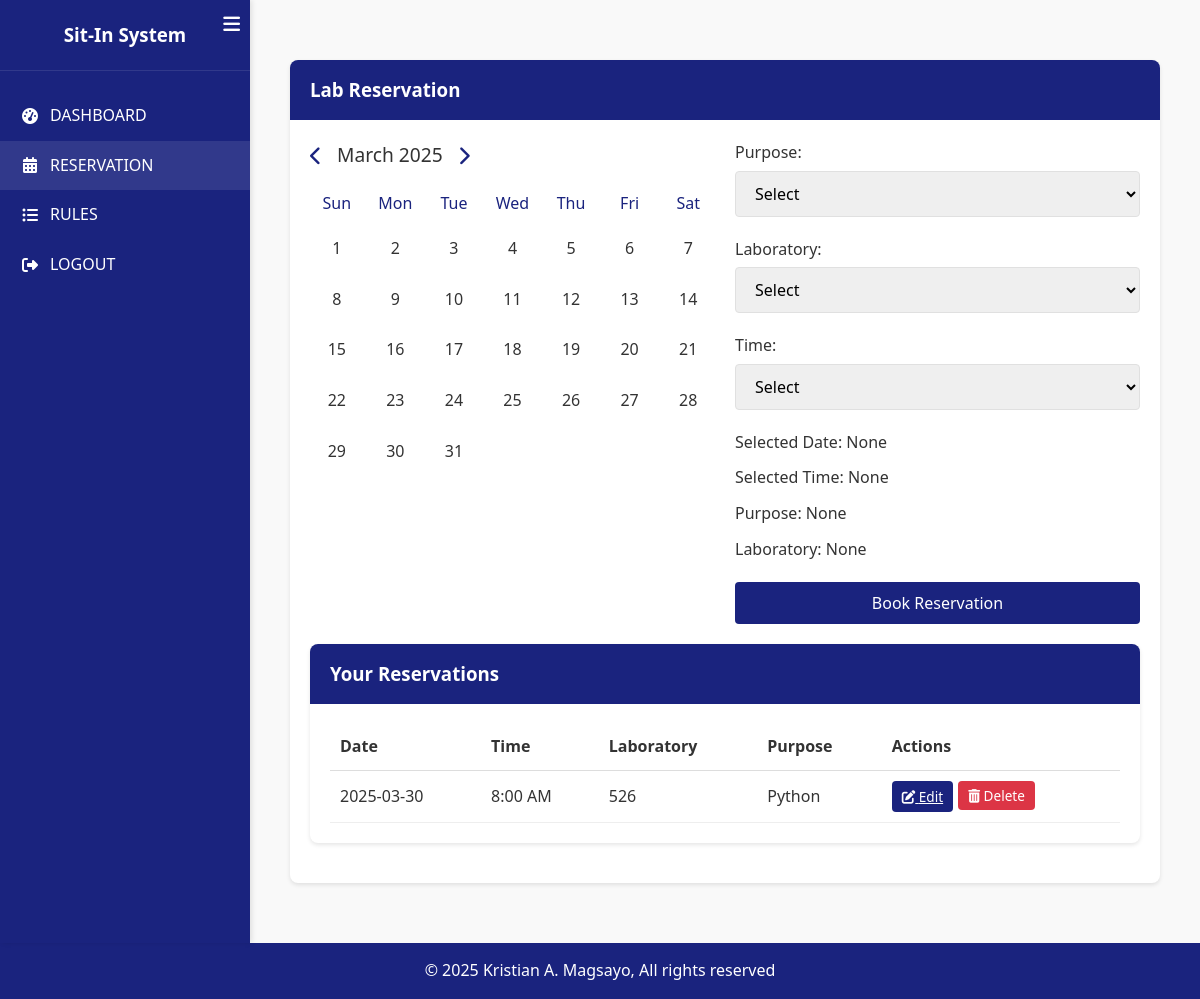
Page /reservation (signed in) on the committed database.
### tables this page shows
CREATE TABLE reservations (
        id INTEGER PRIMARY KEY AUTOINCREMENT,
        user_id INTEGER NOT NULL,
        laboratory TEXT NOT NULL,
        purpose TEXT NOT NULL,
        reservation_date TEXT NOT NULL,
        time_slot TEXT NOT NULL,
        created_at TIMESTAMP DEFAULT CURRENT_TIMESTAMP,
        FOREIGN KEY (user_id) REFERENCES users (id)
    );

### app.py (the view)
@app.route('/reservation')
@login_required
def reservation():
    user = get_user(session['user_id'])
    now = datetime.datetime.now()
    month = now.month
    year = now.year
    laboratories = ['524', '526', '542', '528', 'Mac']
    purposes = ['Python', 'Java programming', 'JavaScript', 'C++', 'C#', 'PHP', 'Ruby', 'Other']
    time_slots = ['8:00 AM', '9:00 AM', '10:00 AM', '11:00 AM', '12:00 PM',
                  '1:00 PM', '2:00 PM', '3:00 PM', '4:00 PM', '5:00 PM']
    first_day = datetime.date(year, month, 1)
    num_days = (datetime.date(year, month + 1, 1) - first_day).days if month < 12 else (datetime.date(year + 1, 1, 1) - first_day).days
    calendar_days = []
    for i in range(1, num_days + 1):
        calendar_days.append(datetime.date(year, month, i))
    db = get_db()
    user_reservations = db.execute('''
    SELECT * FROM reservations
    WHERE user_id = ?
    ORDER BY reservation_date
    ''', (session['user_id'],)).fetchall()
    return render_template('reservation.html',
                          user=user,
                          laboratories=laboratories,
                          purposes=purposes,
                          time_slots=time_slots,
                          calendar_days=calendar_days,
                          current_month=now.strftime('%B %Y'),
                          user_reservations=user_reservations)

### app.py (called while the page is built)
def get_db():
    db = getattr(g, '_database', None)
    if db is None:
        db = g._database = sqlite3.connect(DATABASE)
        db.row_factory = sqlite3.Row
    return db

@app.teardown_appcontext
def close_connection(exception):
    db = getattr(g, '_database', None)
    if db is not None:
        db.close()

def login_required(f):
    @wraps(f)
    def decorated_function(*args, **kwargs):
        if 'user_id' not in session:
            flash('Please log in to access this page', 'warning')
            return redirect(url_for('login'))
        return f(*args, **kwargs)
    return decorated_function

def get_user(user_id):
    db = get_db()
    user = db.execute('SELECT * FROM users WHERE id = ?', (user_id,)).fetchone()
    return user

### templates/reservation.html (shortened to what this page needs)
{% extends 'base.html' %}
{% block dashboard_layout %}
<div class="dashboard">
    <div class="sidebar" id="sidebar">
        <button class="sidebar-toggle" id="sidebarToggle">
            <i class="fas fa-bars"></i>
        </button>
        <div class="sidebar-logo" onclick="window.location.href='{{ url_for('index') }}'">
            <h3>Sit-In System</h3>
        </div>
        <div class="sidebar-nav">
            <a href="{{ url_for('dashboard') }}">
                <i class="fas fa-tachometer-alt"></i> <span>DASHBOARD</span>
            </a>
            <a href="{{ url_for('reservation') }}" class="active">
                <i class="fas fa-calendar-alt"></i> <span>RESERVATION</span>
            </a>
            <a href="{{ url_for('rules') }}">
                <i class="fas fa-list-ul"></i> <span>RULES</span>
            </a>
            <a href="{{ url_for('logout') }}">
                <i class="fas fa-sign-out-alt"></i> <span>LOGOUT</span>
            </a>
        </div>
    </div>
    <div class="content-area">
        <div class="main-content">
            <div class="card">
                <div class="card-header">
                    <h3>Lab Reservation</h3>
                </div>
                <div class="card-body">
                    <div class="calendar-container">
                        <div class="calendar">
                            <div class="calendar-header">
                                <div class="calendar-nav">
                                    <button class="prev-month"><i class="fas fa-chevron-left"></i></button>
                                    <div class="calendar-month">{{ current_month }}</div>
                                    <button class="next-month"><i class="fas fa-chevron-right"></i></button>
                                </div>
                            </div>
                            <div class="calendar-grid">
                                <div class="calendar-day-header">Sun</div>
                                <div class="calendar-day-header">Mon</div>
                                <div class="calendar-day-header">Tue</div>
                                <div class="calendar-day-header">Wed</div>
                                <div class="calendar-day-header">Thu</div>
                                <div class="calendar-day-header">Fri</div>
                                <div class="calendar-day-header">Sat</div>
                                {% for day in range(1, 32) %}
                                    <div class="calendar-day" data-date="2025-03-{{ '%02d' % day }}">{{ day }}</div>
                                {% endfor %}
                            </div>
                        </div>
                        <div class="reservation-form">
                            <form action="{{ url_for('book_reservation') }}" method="POST">
                                <div class="form-group">
                                    <label for="purpose-select">Purpose:</label>
                                    <select id="purpose-select" class="form-control" required>
                                        <option value="">Select</option>
                                    </select>
                                </div>
                                <div class="form-group">
                                    <label for="laboratory-select">Laboratory:</label>
                                    <select id="laboratory-select" class="form-control" required>
                                        <option value="">Select</option>
                                    </select>
                                </div>
                                <div class="form-group">
                                    <label for="time-slot-select">Time:</label>
                                    <select id="time-slot-select" class="form-control" required>
                                        <option value="">Select</option>
                                    </select>
                                </div>
                                <div class="reservation-details">
                                    <div class="detail-item">Selected Date: <span id="selected-date-display">None</span></div>
                                    <div class="detail-item">Selected Time: <span id="selected-time">None</span></div>
                                    <div class="detail-item">Purpose: <span id="selected-purpose">None</span></div>
                                    <div class="detail-item">Laboratory: <span id="selected-laboratory">None</span></div>
                                </div>
                                <button type="submit" class="btn btn-block" style="margin-top: 20px;">Book Reservation</button>
                            </form>
                        </div>
                    </div>
                    <div class="card" style="margin-top: 20px;">
                        <div class="card-header">
                            <h3>Your Reservations</h3>
                        </div>
                        <div class="card-body">
                            {% if user_reservations %}
                                <table style="width: 100%; border-collapse: collapse;">
                                    <thead>
                                        <tr>
                                            <th style="padding: 10px; text-align: left; border-bottom: 1px solid #ddd;">Date</th>
                                            <th style="padding: 10px; text-align: left; border-bottom: 1px solid #ddd;">Time</th>
                                            <th style="padding: 10px; text-align: left; border-bottom: 1px solid #ddd;">Laboratory</th>
                                            <th style="padding: 10px; text-align: left; border-bottom: 1px solid #ddd;">Purpose</th>
                                            <th style="padding: 10px; text-align: left; border-bottom: 1px solid #ddd;">Actions</th>
                                        </tr>
                                    </thead>
                                    <tbody>
                                        {% for reservation in user_reservations %}
                                            <tr>
                                                <td style="padding: 10px; border-bottom: 1px solid #eee;">{{ reservation['reservation_date'] }}</td>
                                                <td style="padding: 10px; border-bottom: 1px solid #eee;">{{ reservation['time_slot'] }}</td>
                                                <td style="padding: 10px; border-bottom: 1px solid #eee;">{{ reservation['laboratory'] }}</td>
                                                <td style="padding: 10px; border-bottom: 1px solid #eee;">{{ reservation['purpose'] }}</td>
                                                <td style="padding: 10px; border-bottom: 1px solid #eee;">
                                                    <div class="btn-group">
                                                        <a href="{{ url_for('edit_reservation', reservation_id=reservation['id']) }}" class="btn btn-sm btn-primary">
                                                            <i class="fas fa-edit"></i> Edit
                                                        </a>
                                                        <form action="{{ url_for('delete_reservation', reservation_id=reservation['id']) }}" method="POST" style="display: inline-block;">
                                                            <button type="submit" class="btn btn-sm btn-danger" onclick="return confirm('Are you sure you want to delete this reservation?');">
                                                                <i class="fas fa-trash-alt"></i> Delete
                                                            </button>
                                                        </form>
                                                    </div>
                                                </td>
                                            </tr>
                                        {% endfor %}
                                    </tbody>
                                </table>
                            {% else %}
                                <p>You don't have any reservations yet.</p>
                            {% endif %}
                        </div>
                    </div>
                </div>
            </div>
        </div>
    </div>
</div>
{% endblock %}

### static/css/style.css (style rules this page uses)
:root { --primary-color: #1a237e; --secondary-color: #ffc107; --accent-color: #673ab7; --background-color: #f9f9f9; --text-color: #333; --light-gray: #e0e0e0; --white: #ffffff; --shadow: 0 2px 4px rgba(0, 0, 0, 0.1); }
* { margin: 0; padding: 0; box-sizing: border-box; font-family: 'Segoe UI', Tahoma, Geneva, Verdana, sans-serif; }
body { background-color: var(--background-color); color: var(--text-color); line-height: 1.6; }
.main-content { padding: 20px; max-width: 1200px; margin: 0 auto; }
.form-group { margin-bottom: 20px; }
.form-group label { display: block; margin-bottom: 5px; font-weight: 500; color: var(--text-color); }
.form-control { width: 100%; padding: 10px 15px; border: 1px solid var(--light-gray); border-radius: 4px; font-size: 16px; transition: border-color 0.3s; }
.btn { display: inline-block; padding: 10px 20px; background-color: var(--primary-color); color: var(--white); border: none; border-radius: 4px; cursor: pointer; font-size: 16px; font-weight: 500; text-align: center; transition: background-color 0.3s, transform 0.1s; }
.btn-block { display: block; width: 100%; }
.dashboard { display: flex; min-height: 100vh; }
.sidebar { width: 250px; background-color: var(--primary-color); color: var(--white); padding: 20px 0; box-shadow: 2px 0 5px rgba(0, 0, 0, 0.1); transition: width 0.3s ease; position: relative; }
.sidebar-toggle { position: absolute; top: 10px; right: 10px; color: white; background: none; border: none; font-size: 1.2rem; cursor: pointer; z-index: 10; }
.sidebar-logo { text-align: center; padding: 0 20px 20px; border-bottom: 1px solid rgba(255, 255, 255, 0.1); cursor: pointer; }
.sidebar-logo h3 { transition: opacity 0.3s ease; }
.sidebar-nav { margin-top: 20px; }
.sidebar-nav a { display: flex; align-items: center; padding: 12px 20px; color: var(--white); text-decoration: none; transition: background-color 0.3s; white-space: nowrap; }
.sidebar-nav a:hover, .sidebar-nav a.active { background-color: rgba(255, 255, 255, 0.1); }
.sidebar-nav i { margin-right: 10px; width: 20px; text-align: center; }
.sidebar-nav span { transition: opacity 0.3s ease; }
.content-area { flex: 1; padding: 20px; overflow-y: auto; }
.card { background-color: var(--white); border-radius: 8px; box-shadow: var(--shadow); margin-bottom: 20px; overflow: hidden; }
.card-header { padding: 15px 20px; background-color: var(--primary-color); color: var(--white); font-weight: 500; display: flex; justify-content: space-between; align-items: center; }
.card-body { padding: 20px; }
.calendar-container { display: flex; flex-wrap: wrap; gap: 20px; }
.calendar { flex: 1; min-width: 300px; }
.calendar-header { display: flex; justify-content: space-between; align-items: center; margin-bottom: 15px; }
.calendar-nav { display: flex; gap: 15px; }
.calendar-nav button { background: none; border: none; font-size: 1.2rem; cursor: pointer; color: var(--primary-color); }
.calendar-month { font-weight: 500; font-size: 1.2rem; }
.calendar-grid { display: grid; grid-template-columns: repeat(7, 1fr); gap: 5px; }
.calendar-day-header { text-align: center; font-weight: 500; color: var(--primary-color); padding: 5px; }
.calendar-day { text-align: center; padding: 10px; border-radius: 4px; cursor: pointer; transition: background-color 0.3s; }
.reservation-form { flex: 1; min-width: 300px; }
.reservation-details { margin-top: 20px; }
.detail-item { margin-bottom: 10px; }
.btn-group { display: flex; gap: 5px; }
.btn-sm { padding: 5px 10px; font-size: 0.85rem; }
.btn-primary { background-color: var(--primary-color); color: var(--white); }
.btn-danger { background-color: #dc3545; color: var(--white); }

### rows in the picture
reservations: reservation_date "2025-03-30", time_slot "8:00 AM", laboratory "526", purpose "Python"

### other values in the picture
{{ day }} "1" "2" "3" "4" "5" "6" "7" "8" "9" "10" "11" "12" "13" "14" "15" "16" "17" "18" "19" "20" "21" "22" "23" "24" "25" "26" "27" "28" "29" "30" "31"
